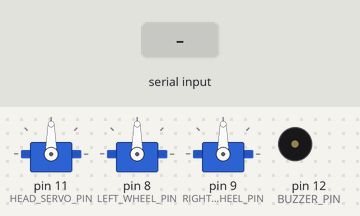
Recording of a sketch running on a simulated Arduino Uno, built with avr-gcc and run on an emulated ATmega328P. Parts: 3 × servo, buzzer (waves = sounding). The inputs (shaded band) are chosen by the test bench.

Above: at 1.2 s.
1.3 s: "U" received over the second serial link
At 1.9 s:
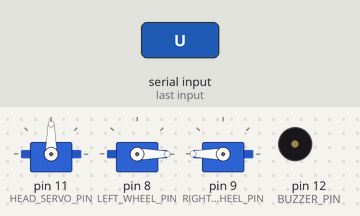
2.8 s: "D" received over the second serial link
At 4.0 s:
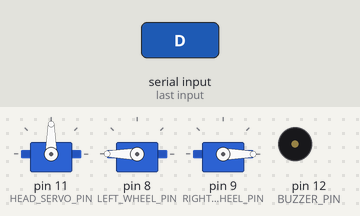
4.3 s: "R" received over the second serial link
At 5.3 s:
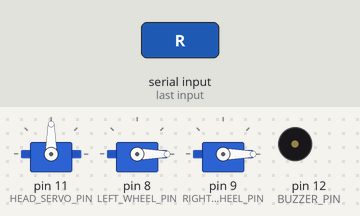
5.8 s: "L" received over the second serial link
At 6.5 s:
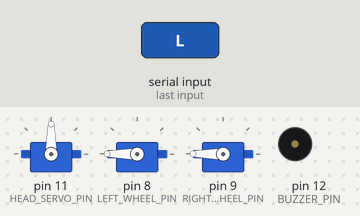
7.3 s: "I" received over the second serial link
At 7.6 s:
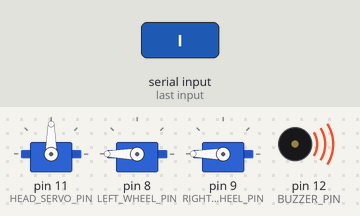
Timing chart, 0 to 10.3 s (numbered marks = the images above; inputs shaded):
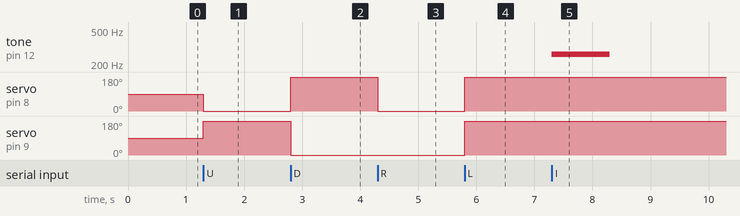

Measured:
- after the input at 1.3 s, servo on pin 8 (LEFT_WHEEL_PIN): 90° → 0° at once; servo on pin 9 (RIGHT_WHEEL_PIN): 90° → 180° at once
- after the input at 2.8 s, servo on pin 8 (LEFT_WHEEL_PIN): 0° → 180° at once; servo on pin 9 (RIGHT_WHEEL_PIN): 180° → 0° at once
- after the input at 4.3 s, servo on pin 8 (LEFT_WHEEL_PIN): 180° → 0° at once
- after the input at 5.8 s, servo on pin 8 (LEFT_WHEEL_PIN), servo on pin 9 (RIGHT_WHEEL_PIN): 0° → 180° at once
- after the input at 7.3 s, tone on pin 12 (BUZZER_PIN): silent → 261 Hz at once, → silent 1.0 s later

The sketch:

remote_control_vehicle.ino
```cpp
#include <SoftwareSerial.h>
#include <BitbloqSoftwareSerial.h>
#include <BitbloqUS.h>
#include <Servo.h>

#define LIGHT_SENSOR_LEFT_PIN A2
#define LIGHT_SENSOR_RIGHT_PIN A3
#define INFRARED_SENSOR_PIN_1 2
#define INFRARED_SENSOR_PIN_2 3
#define DISTANCE_SENSOR_PIN 5
#define LEFT_WHEEL_PIN 8
#define RIGHT_WHEEL_PIN 9
#define HEAD_SERVO_PIN 11
#define BUZZER_PIN 12

#define MOVE 0
#define STOP 1
#define FIND_DIRECTION 2
#define ROTATE 3
int state = MOVE;

#define DISTANCE_THRESHOLD 10.0
#define SPEED 100 // [0, 100]
#define ROTATION_TIME 500
#define BACKWARD_TIME 500
#define HEAD_ROTATION_TIME 1000

Servo left_servo;
Servo right_servo;
Servo front_servo;

US distance_sensor(DISTANCE_SENSOR_PIN, DISTANCE_SENSOR_PIN);
bqSoftwareSerial bt(0, 1, 19200);

int head_angle = 90;
int direction_time = -1;
char new_direction = 0;

void setup() {
  pinMode(INFRARED_SENSOR_PIN_1, INPUT);
  pinMode(INFRARED_SENSOR_PIN_2, INPUT);
  pinMode(BUZZER_PIN, OUTPUT);

  front_servo.attach(HEAD_SERVO_PIN);
  left_servo.attach(LEFT_WHEEL_PIN);
  right_servo.attach(RIGHT_WHEEL_PIN);

  front_servo.write(head_angle);
}

void loop() {
  if(bt.available() > 0) {
    char data = bt.read();

    switch(data) {
      case 'U':
        moveForward();
        break;
      case 'D':
        moveBackward();
        break;
      case 'R':
        rotateRight();
        break;
      case 'L':
        rotateLeft();
        break;
      case 'S':
        stopServos();
        break;
      case 'I':
        beep();
        break;
    }
  }
}

void moveForward() {
  left_servo.write(map(SPEED, 0, 100, 90, 0));
  right_servo.write(map(SPEED, 0, 100, 90, 180));
}

void moveBackward() {
  left_servo.write(map(SPEED, 0, 100, 90, 180));
  right_servo.write(map(SPEED, 0, 100, 90, 0));
}

void stopServos() {
  left_servo.write(90);
  right_servo.write(90);
}

void rotateLeft() {
  left_servo.write(180);
  right_servo.write(180);
}

void rotateRight() {
  left_servo.write(0);
  right_servo.write(0);
}

void beep() {
  tone(BUZZER_PIN, 261, 1000);
  delay(1000);
}
```
